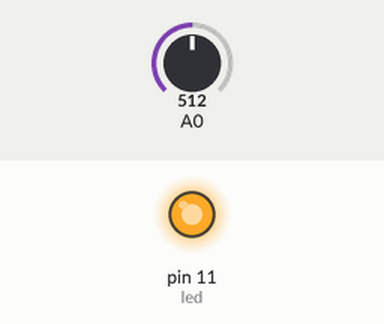
This sketch was run on a simulated Arduino Uno, built with avr-gcc and run on an emulated ATmega328P. Shown: output pins drawn as LEDs (lit = HIGH). The test bench sets the inputs (shaded band); at power-on: A0 = 512. What the sketch prints to the serial monitor is not drawn.

Above: at 1.2 s.
1.3 s: A0 set to 70
At 2.1 s:
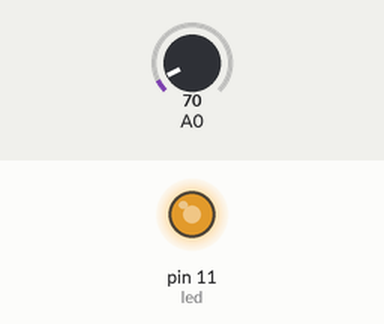
2.8 s: A0 set to 0
At 3.3 s:
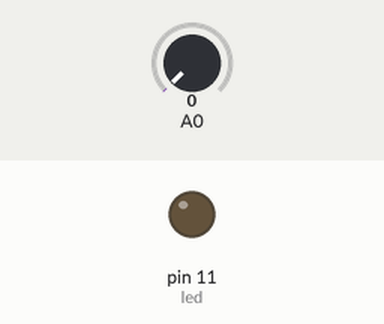
4.3 s: A0 set to 3
5.8 s: A0 set to 6
At 6.7 s:
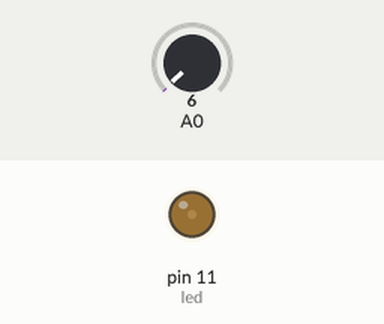
7.3 s: A0 set to 90
At 7.9 s:
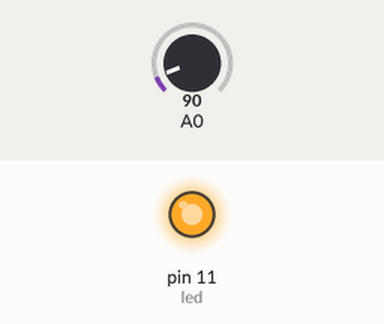
Timing chart, 0 to 9.8 s (numbered marks = the images above; inputs shaded):
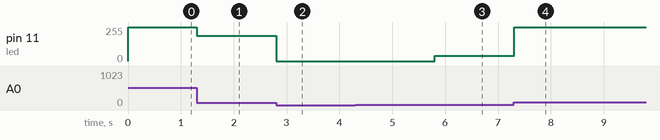

Measured:
- after the input at 1.3 s, pin 11 (led): 254/255 → 190/255 at once
- after the input at 2.8 s, pin 11 (led): 190/255 → 0/255 at once
- after the input at 5.8 s, pin 11 (led): 0/255 → 38/255 at once
- after the input at 7.3 s, pin 11 (led): 38/255 → 254/255 at once

The sketch:

sensor-mapping.ino
```cpp
#define led 11

void setup() {
  // put your setup code here, to run once:
  Serial.begin(9600);
  pinMode(led, OUTPUT);

}

void loop() {
  // put your main code here, to run repeatedly:
int potRead =  analogRead(A0);
//potRead = potRead/4;
Serial.println(potRead);
//analogWrite(led, potRead);
  if(potRead < 5) {
  potRead = 0;
  }

  if(potRead > 80){
    potRead =  80;
    }

  int mapping = map(potRead, 0, 40, 0, 255);

  analogWrite(led, mapping);


}
```
